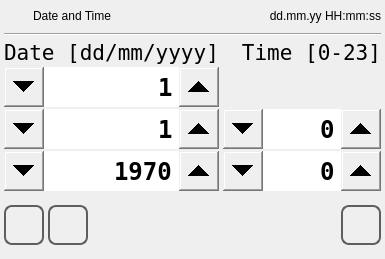
<?xml version="1.0" encoding="UTF-8"?>
<ui version="4.0">
 <class>time_set</class>
 <widget class="QWidget" name="time_set">
  <property name="geometry">
   <rect>
    <x>0</x>
    <y>0</y>
    <width>385</width>
    <height>255</height>
   </rect>
  </property>
  <property name="minimumSize">
   <size>
    <width>0</width>
    <height>0</height>
   </size>
  </property>
  <property name="maximumSize">
   <size>
    <width>16777215</width>
    <height>16777215</height>
   </size>
  </property>
  <property name="windowTitle">
   <string>time_set</string>
  </property>
  <property name="styleSheet">
   <string notr="true">QPushButton
{
	font: 20pt &quot;DejaVu Sans Mono&quot;;
}

 QSpinBox {
	font: 1000 18pt &quot;DejaVu Sans Mono&quot;;
 }

 QSpinBox::up-button {
     subcontrol-origin: border;
     subcontrol-position: right center;
     height: 40px;
     width: 40px;
 }

 QSpinBox::up-arrow {
	image: url(:/libicons/img/Forward.png);
     width: 10px;
     height: 10px;
 }

 QSpinBox::down-button {
     subcontrol-origin: border;
     subcontrol-position: left center;
     height: 40px;
     width: 40px;
}

 QSpinBox::down-arrow {
 	image: url(:/libicons/img/Back.png);
     width: 10px;
     height: 10px;
 }
</string>
  </property>
  <layout class="QVBoxLayout" name="verticalLayout">
   <property name="spacing">
    <number>4</number>
   </property>
   <property name="margin">
    <number>4</number>
   </property>
   <item>
    <layout class="QHBoxLayout" name="horizontalLayout">
     <property name="sizeConstraint">
      <enum>QLayout::SetMinimumSize</enum>
     </property>
     <item>
      <widget class="QLabel" name="labelIcon">
       <property name="minimumSize">
        <size>
         <width>25</width>
         <height>25</height>
        </size>
       </property>
       <property name="maximumSize">
        <size>
         <width>25</width>
         <height>25</height>
        </size>
       </property>
       <property name="focusPolicy">
        <enum>Qt::NoFocus</enum>
       </property>
       <property name="styleSheet">
        <string notr="true">border-image: url(:/libicons/img/Clock.png);</string>
       </property>
       <property name="text">
        <string/>
       </property>
      </widget>
     </item>
     <item>
      <widget class="QLabel" name="labelTitle">
       <property name="sizePolicy">
        <sizepolicy hsizetype="Preferred" vsizetype="Fixed">
         <horstretch>0</horstretch>
         <verstretch>0</verstretch>
        </sizepolicy>
       </property>
       <property name="focusPolicy">
        <enum>Qt::NoFocus</enum>
       </property>
       <property name="text">
        <string>Date and Time</string>
       </property>
      </widget>
     </item>
     <item>
      <widget class="QLabel" name="labelUserName">
       <property name="text">
        <string/>
       </property>
      </widget>
     </item>
     <item>
      <widget class="QLabel" name="labelDataOra">
       <property name="sizePolicy">
        <sizepolicy hsizetype="Preferred" vsizetype="Fixed">
         <horstretch>0</horstretch>
         <verstretch>0</verstretch>
        </sizepolicy>
       </property>
       <property name="focusPolicy">
        <enum>Qt::NoFocus</enum>
       </property>
       <property name="text">
        <string>dd.mm.yy HH:mm:ss</string>
       </property>
       <property name="alignment">
        <set>Qt::AlignRight|Qt::AlignTrailing|Qt::AlignVCenter</set>
       </property>
      </widget>
     </item>
    </layout>
   </item>
   <item>
    <widget class="Line" name="line">
     <property name="orientation">
      <enum>Qt::Horizontal</enum>
     </property>
    </widget>
   </item>
   <item>
    <layout class="QGridLayout" name="gridLayout">
     <property name="verticalSpacing">
      <number>2</number>
     </property>
     <item row="0" column="0">
      <widget class="QLabel" name="labelDataTitle">
       <property name="sizePolicy">
        <sizepolicy hsizetype="Preferred" vsizetype="Minimum">
         <horstretch>0</horstretch>
         <verstretch>0</verstretch>
        </sizepolicy>
       </property>
       <property name="minimumSize">
        <size>
         <width>0</width>
         <height>0</height>
        </size>
       </property>
       <property name="font">
        <font>
         <family>DejaVu Sans Mono</family>
         <pointsize>16</pointsize>
         <weight>50</weight>
         <italic>false</italic>
         <bold>false</bold>
        </font>
       </property>
       <property name="focusPolicy">
        <enum>Qt::NoFocus</enum>
       </property>
       <property name="text">
        <string>Date [dd/mm/yyyy]</string>
       </property>
      </widget>
     </item>
     <item row="0" column="1">
      <widget class="QLabel" name="labelOraTile">
       <property name="sizePolicy">
        <sizepolicy hsizetype="Minimum" vsizetype="Minimum">
         <horstretch>0</horstretch>
         <verstretch>0</verstretch>
        </sizepolicy>
       </property>
       <property name="minimumSize">
        <size>
         <width>0</width>
         <height>0</height>
        </size>
       </property>
       <property name="font">
        <font>
         <family>DejaVu Sans Mono</family>
         <pointsize>16</pointsize>
         <weight>50</weight>
         <italic>false</italic>
         <bold>false</bold>
        </font>
       </property>
       <property name="focusPolicy">
        <enum>Qt::NoFocus</enum>
       </property>
       <property name="text">
        <string>Time [0-23]</string>
       </property>
       <property name="alignment">
        <set>Qt::AlignRight|Qt::AlignTrailing|Qt::AlignVCenter</set>
       </property>
      </widget>
     </item>
     <item row="1" column="0">
      <widget class="QSpinBox" name="spinBoxGiorno">
       <property name="sizePolicy">
        <sizepolicy hsizetype="Expanding" vsizetype="Fixed">
         <horstretch>0</horstretch>
         <verstretch>0</verstretch>
        </sizepolicy>
       </property>
       <property name="minimumSize">
        <size>
         <width>0</width>
         <height>40</height>
        </size>
       </property>
       <property name="maximumSize">
        <size>
         <width>16777215</width>
         <height>40</height>
        </size>
       </property>
       <property name="font">
        <font>
         <family>DejaVu Sans Mono</family>
         <pointsize>18</pointsize>
         <weight>99</weight>
         <italic>false</italic>
         <bold>true</bold>
        </font>
       </property>
       <property name="focusPolicy">
        <enum>Qt::NoFocus</enum>
       </property>
       <property name="styleSheet">
        <string notr="true"/>
       </property>
       <property name="wrapping">
        <bool>true</bool>
       </property>
       <property name="alignment">
        <set>Qt::AlignRight|Qt::AlignTrailing|Qt::AlignVCenter</set>
       </property>
       <property name="minimum">
        <number>1</number>
       </property>
       <property name="maximum">
        <number>31</number>
       </property>
       <property name="value">
        <number>1</number>
       </property>
      </widget>
     </item>
     <item row="2" column="0">
      <widget class="QSpinBox" name="spinBoxMese">
       <property name="sizePolicy">
        <sizepolicy hsizetype="Expanding" vsizetype="Fixed">
         <horstretch>0</horstretch>
         <verstretch>0</verstretch>
        </sizepolicy>
       </property>
       <property name="minimumSize">
        <size>
         <width>0</width>
         <height>40</height>
        </size>
       </property>
       <property name="maximumSize">
        <size>
         <width>16777215</width>
         <height>40</height>
        </size>
       </property>
       <property name="font">
        <font>
         <family>DejaVu Sans Mono</family>
         <pointsize>18</pointsize>
         <weight>99</weight>
         <italic>false</italic>
         <bold>true</bold>
        </font>
       </property>
       <property name="focusPolicy">
        <enum>Qt::NoFocus</enum>
       </property>
       <property name="wrapping">
        <bool>true</bool>
       </property>
       <property name="alignment">
        <set>Qt::AlignRight|Qt::AlignTrailing|Qt::AlignVCenter</set>
       </property>
       <property name="minimum">
        <number>1</number>
       </property>
       <property name="maximum">
        <number>12</number>
       </property>
       <property name="value">
        <number>1</number>
       </property>
      </widget>
     </item>
     <item row="3" column="0">
      <widget class="QSpinBox" name="spinBoxAnno">
       <property name="sizePolicy">
        <sizepolicy hsizetype="Expanding" vsizetype="Fixed">
         <horstretch>0</horstretch>
         <verstretch>0</verstretch>
        </sizepolicy>
       </property>
       <property name="minimumSize">
        <size>
         <width>0</width>
         <height>40</height>
        </size>
       </property>
       <property name="maximumSize">
        <size>
         <width>16777215</width>
         <height>40</height>
        </size>
       </property>
       <property name="font">
        <font>
         <family>DejaVu Sans Mono</family>
         <pointsize>18</pointsize>
         <weight>99</weight>
         <italic>false</italic>
         <bold>true</bold>
        </font>
       </property>
       <property name="focusPolicy">
        <enum>Qt::NoFocus</enum>
       </property>
       <property name="styleSheet">
        <string notr="true"/>
       </property>
       <property name="wrapping">
        <bool>true</bool>
       </property>
       <property name="alignment">
        <set>Qt::AlignRight|Qt::AlignTrailing|Qt::AlignVCenter</set>
       </property>
       <property name="maximum">
        <number>3000</number>
       </property>
       <property name="value">
        <number>1970</number>
       </property>
      </widget>
     </item>
     <item row="3" column="1">
      <widget class="QSpinBox" name="spinBoxMinuti">
       <property name="sizePolicy">
        <sizepolicy hsizetype="Expanding" vsizetype="Fixed">
         <horstretch>0</horstretch>
         <verstretch>0</verstretch>
        </sizepolicy>
       </property>
       <property name="minimumSize">
        <size>
         <width>0</width>
         <height>40</height>
        </size>
       </property>
       <property name="maximumSize">
        <size>
         <width>16777215</width>
         <height>40</height>
        </size>
       </property>
       <property name="font">
        <font>
         <family>DejaVu Sans Mono</family>
         <pointsize>18</pointsize>
         <weight>99</weight>
         <italic>false</italic>
         <bold>true</bold>
        </font>
       </property>
       <property name="focusPolicy">
        <enum>Qt::NoFocus</enum>
       </property>
       <property name="wrapping">
        <bool>true</bool>
       </property>
       <property name="alignment">
        <set>Qt::AlignRight|Qt::AlignTrailing|Qt::AlignVCenter</set>
       </property>
       <property name="maximum">
        <number>59</number>
       </property>
      </widget>
     </item>
     <item row="2" column="1">
      <widget class="QSpinBox" name="spinBoxOre">
       <property name="sizePolicy">
        <sizepolicy hsizetype="Expanding" vsizetype="Fixed">
         <horstretch>0</horstretch>
         <verstretch>0</verstretch>
        </sizepolicy>
       </property>
       <property name="minimumSize">
        <size>
         <width>0</width>
         <height>40</height>
        </size>
       </property>
       <property name="maximumSize">
        <size>
         <width>16777215</width>
         <height>40</height>
        </size>
       </property>
       <property name="font">
        <font>
         <family>DejaVu Sans Mono</family>
         <pointsize>18</pointsize>
         <weight>99</weight>
         <italic>false</italic>
         <bold>true</bold>
        </font>
       </property>
       <property name="focusPolicy">
        <enum>Qt::NoFocus</enum>
       </property>
       <property name="wrapping">
        <bool>true</bool>
       </property>
       <property name="alignment">
        <set>Qt::AlignRight|Qt::AlignTrailing|Qt::AlignVCenter</set>
       </property>
       <property name="maximum">
        <number>23</number>
       </property>
      </widget>
     </item>
    </layout>
   </item>
   <item>
    <layout class="QHBoxLayout" name="horizontalLayout_3">
     <property name="spacing">
      <number>4</number>
     </property>
     <item>
      <widget class="QPushButton" name="pushButtonHome">
       <property name="minimumSize">
        <size>
         <width>40</width>
         <height>40</height>
        </size>
       </property>
       <property name="maximumSize">
        <size>
         <width>40</width>
         <height>40</height>
        </size>
       </property>
       <property name="focusPolicy">
        <enum>Qt::NoFocus</enum>
       </property>
       <property name="styleSheet">
        <string notr="true">QPushButton
{
border: 2px solid  rgb(94, 94, 94);
border-radius: 8px;
qproperty-icon: url(:/libicons/img/Home.png);
qproperty-iconSize: 24px 24px;
qproperty-focusPolicy: NoFocus;
}
QPushButton:pressed
{
border: 2px solid  rgb(194, 194, 194);
background-color:  rgb(255, 255, 127);
}
QPushButton:disabled
{
border: 2px solid  rgb(194, 194, 194);
}
</string>
       </property>
       <property name="text">
        <string/>
       </property>
      </widget>
     </item>
     <item>
      <widget class="QPushButton" name="pushButtonBack">
       <property name="minimumSize">
        <size>
         <width>40</width>
         <height>40</height>
        </size>
       </property>
       <property name="maximumSize">
        <size>
         <width>40</width>
         <height>40</height>
        </size>
       </property>
       <property name="focusPolicy">
        <enum>Qt::NoFocus</enum>
       </property>
       <property name="styleSheet">
        <string notr="true">QPushButton
{
border: 2px solid  rgb(94, 94, 94);
border-radius: 8px;
qproperty-icon: url(:/libicons/img/Go_back.png);
qproperty-iconSize: 24px 24px;
qproperty-focusPolicy: NoFocus;
}
QPushButton:pressed
{
border: 2px solid  rgb(194, 194, 194);
background-color:  rgb(255, 255, 127);
}
QPushButton:disabled
{
border: 2px solid  rgb(194, 194, 194);
}
</string>
       </property>
       <property name="text">
        <string/>
       </property>
      </widget>
     </item>
     <item>
      <spacer name="horizontalSpacer">
       <property name="minimumSize">
        <size>
         <width>0</width>
         <height>60</height>
        </size>
       </property>
       <property name="maximumSize">
        <size>
         <width>16777215</width>
         <height>60</height>
        </size>
       </property>
       <property name="focusPolicy">
        <enum>Qt::NoFocus</enum>
       </property>
       <property name="orientation">
        <enum>Qt::Horizontal</enum>
       </property>
       <property name="sizeHint" stdset="0">
        <size>
         <width>40</width>
         <height>57</height>
        </size>
       </property>
      </spacer>
     </item>
     <item>
      <widget class="QPushButton" name="pushButtonOk">
       <property name="minimumSize">
        <size>
         <width>40</width>
         <height>40</height>
        </size>
       </property>
       <property name="maximumSize">
        <size>
         <width>40</width>
         <height>40</height>
        </size>
       </property>
       <property name="focusPolicy">
        <enum>Qt::NoFocus</enum>
       </property>
       <property name="styleSheet">
        <string notr="true">QPushButton
{
border: 2px solid  rgb(94, 94, 94);
border-radius: 8px;
qproperty-icon: url(:/libicons/img/OK.png);
qproperty-iconSize: 24px 24px;
qproperty-focusPolicy: NoFocus;
}
QPushButton:pressed
{
border: 2px solid  rgb(194, 194, 194);
background-color:  rgb(255, 255, 127);
}
QPushButton:disabled
{
border: 2px solid  rgb(194, 194, 194);
}
</string>
       </property>
       <property name="text">
        <string/>
       </property>
      </widget>
     </item>
    </layout>
   </item>
  </layout>
 </widget>
 <resources/>
 <connections/>
</ui>
